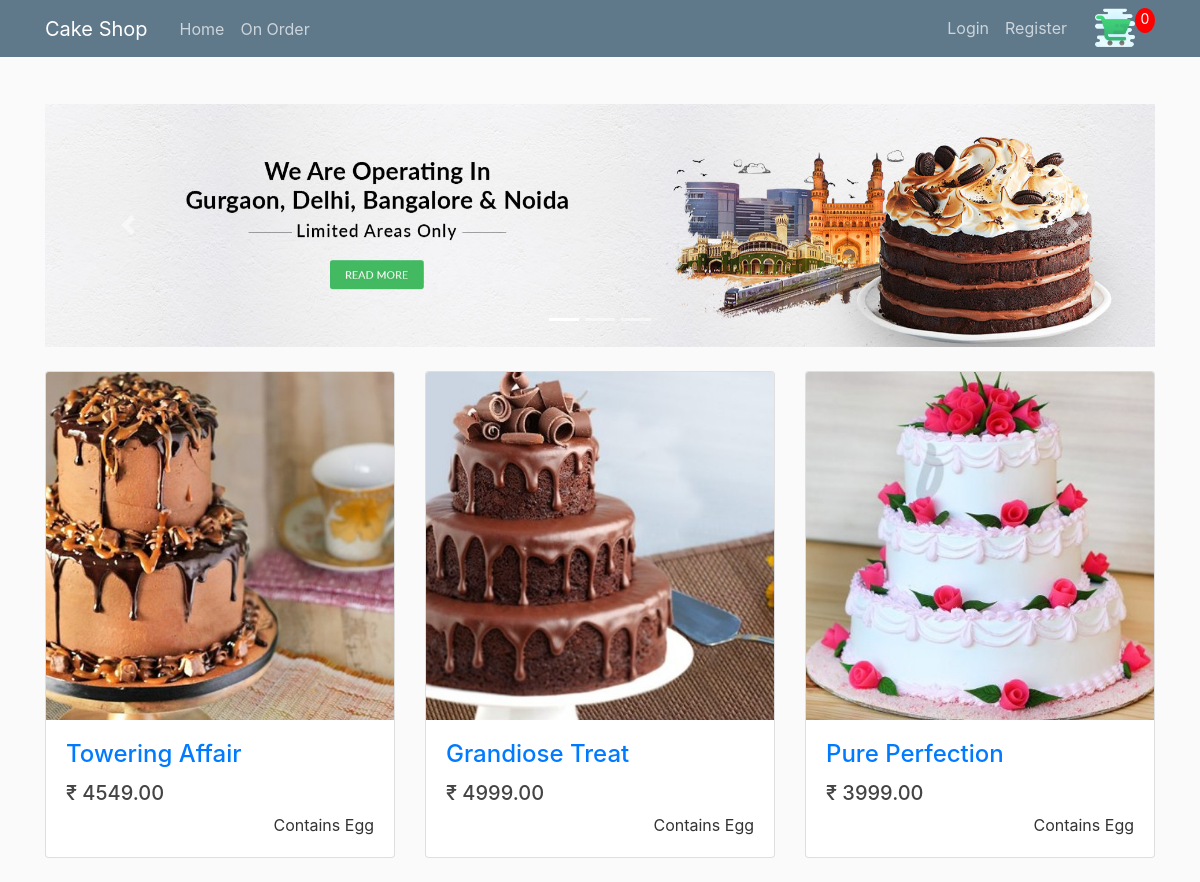
The page / on the database its author committed.
### store/models.py (models this page shows, shortened)
class ProductDetail(models.Model):
    name = models.CharField(max_length = 50)
    egg = models.BooleanField(default = True)
    image = models.ImageField(default='default.jpg',
                              upload_to='product_images')
    price = models.DecimalField(max_digits=6, decimal_places=2,default = 199)

### store/views.py (the view)
# urls.py: path('', views.home, name='store-home'),
def home(request):
    if request.user.is_authenticated:
        customer = request.user.customer
        order, created = Order.objects.get_or_create(
            customer=customer, complete=False)
        items = order.orderitem_set.all()
        cartItems = order.get_cart_items
    else:
        items = []
        order = {'get_cart_total': 0, 'get_cart_items': 0}
        cartItems = order['get_cart_items']
    prdoucts = ProductDetail.objects.all()
    context = {
        'title': 'Home',
        'products': prdoucts,
        'cartItems': cartItems
    }
    return render(request, 'store/home.html', context)

### templates/store/home.html (shortened to what this page needs)
{% extends "base.html" %} {% load static %}{% block content %}
<div
  id="carouselExampleIndicators"
  class="carousel slide my-4"
  data-ride="carousel"
>
  <ol class="carousel-indicators">
    <li
      data-target="#carouselExampleIndicators"
      data-slide-to="0"
      class="active"
    ></li>
    <li
      data-target="#carouselExampleIndicators"
      data-slide-to="1"
      class=""
    ></li>
    <li
      data-target="#carouselExampleIndicators"
      data-slide-to="2"
      class=""
    ></li>
  </ol>
  <div class="carousel-inner" role="listbox">
    <div class="carousel-item active">
      <img
        class="d-block img-fluid"
        src="{% static 'images/cakeshop_1_banner.jpg' %}"
        alt="First slide"
      />
    </div>
  </div>
  <a
    class="carousel-control-prev"
    href="#carouselExampleIndicators"
    role="button"
    data-slide="prev"
  >
    <span class="carousel-control-prev-icon" aria-hidden="true"></span>
  </a>
  <a
    class="carousel-control-next"
    href="#carouselExampleIndicators"
    role="button"
    data-slide="next"
  >
    <span class="carousel-control-next-icon" aria-hidden="true"></span>
  </a>
</div>
<div class="row">
  {% for product in products %}
  <div class="col-lg-4 col-md-6 mb-4">
    <div class="card h-100">
      <a href="{% url 'store-detail' product.id  %}"
        ><img class="card-img-top" src="{{ product.image.url }}" alt=""
      /></a>
      <div class="card-body">
        <h4 class="card-title">
          <a href="{% url 'store-detail' product.id %}">{{ product.name }}</a>
        </h4>
        <div class="row-lg-2">
          <h5>&#x20b9; {{ product.price }}</h5>
          {% if product.egg %}
          <p class="card-text">
            Contains Egg
          </p>
          {% else %}
          <p class="card-text">
            <img class="icon-egg" src="{% static 'images/veg.jpg' %}" alt="" />
            100%Eggless
          </p>
          {% endif %}
        </div>
      </div>
    </div>
  </div>
  {% endfor %}
</div>
{% endblock content %}

### static/css/main.css (style rules this page uses)
body { background: #fafafa; color: #333333; margin-top: 5rem; }
h1, h2, h3, h4, h5, h6 { color: #444444; }
.card-text { float: right; }

### rows shown on the page
ProductDetail: image (picture), name "Towering Affair", price "4549.00", egg "Contains Egg"
ProductDetail: image (picture), name "Grandiose Treat", price "4999.00", egg "Contains Egg"
ProductDetail: image (picture), name "Pure Perfection", price "3999.00", egg "Contains Egg"

### other values the page prints
{{ cartItems }} "0"
